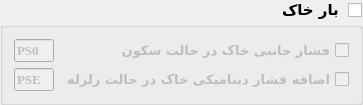
                <widget class="QGroupBox" name="grBox_T1_GB1_3">
                 <property name="minimumSize">
                  <size>
                   <width>250</width>
                   <height>0</height>
                  </size>
                 </property>
                 <property name="font">
                  <font>
                   <family>B Nazanin</family>
                   <pointsize>11</pointsize>
                   <weight>75</weight>
                   <bold>true</bold>
                  </font>
                 </property>
                 <property name="layoutDirection">
                  <enum>Qt::RightToLeft</enum>
                 </property>
                 <property name="title">
                  <string>بار خاک</string>
                 </property>
                 <property name="checkable">
                  <bool>true</bool>
                 </property>
                 <property name="checked">
                  <bool>false</bool>
                 </property>
                 <layout class="QGridLayout" name="gridLayout_10">
                  <item row="1" column="0">
                   <widget class="QCheckBox" name="chBox_T1_GB1_GB3_2">
                    <property name="font">
                     <font>
                      <family>B Nazanin</family>
                      <pointsize>10</pointsize>
                      <weight>75</weight>
                      <bold>true</bold>
                     </font>
                    </property>
                    <property name="text">
                     <string>اضافه فشار دینامیکی خاک در حالت زلزله</string>
                    </property>
                    <property name="checked">
                     <bool>false</bool>
                    </property>
                   </widget>
                  </item>
                  <item row="0" column="1">
                   <widget class="QLineEdit" name="liEdit_T1_GB1_GB3_1">
                    <property name="minimumSize">
                     <size>
                      <width>40</width>
                      <height>0</height>
                     </size>
                    </property>
                    <property name="maximumSize">
                     <size>
                      <width>40</width>
                      <height>16777215</height>
                     </size>
                    </property>
                    <property name="font">
                     <font>
                      <family>Times New Roman</family>
                      <pointsize>10</pointsize>
                      <weight>75</weight>
                      <bold>true</bold>
                     </font>
                    </property>
                    <property name="text">
                     <string>PS0</string>
                    </property>
                   </widget>
                  </item>
                  <item row="1" column="1">
                   <widget class="QLineEdit" name="liEdit_T1_GB1_GB3_2">
                    <property name="minimumSize">
                     <size>
                      <width>40</width>
                      <height>0</height>
                     </size>
                    </property>
                    <property name="maximumSize">
                     <size>
                      <width>40</width>
                      <height>16777215</height>
                     </size>
                    </property>
                    <property name="font">
                     <font>
                      <family>Times New Roman</family>
                      <pointsize>10</pointsize>
                      <weight>75</weight>
                      <bold>true</bold>
                     </font>
                    </property>
                    <property name="text">
                     <string>PSE</string>
                    </property>
                   </widget>
                  </item>
                  <item row="0" column="0">
                   <widget class="QCheckBox" name="chBox_T1_GB1_GB3_1">
                    <property name="font">
                     <font>
                      <family>B Nazanin</family>
                      <pointsize>10</pointsize>
                      <weight>75</weight>
                      <bold>true</bold>
                     </font>
                    </property>
                    <property name="text">
                     <string>فشار جانبی خاک در حالت سکون</string>
                    </property>
                    <property name="checked">
                     <bool>false</bool>
                    </property>
                   </widget>
                  </item>
                 </layout>
                </widget>
